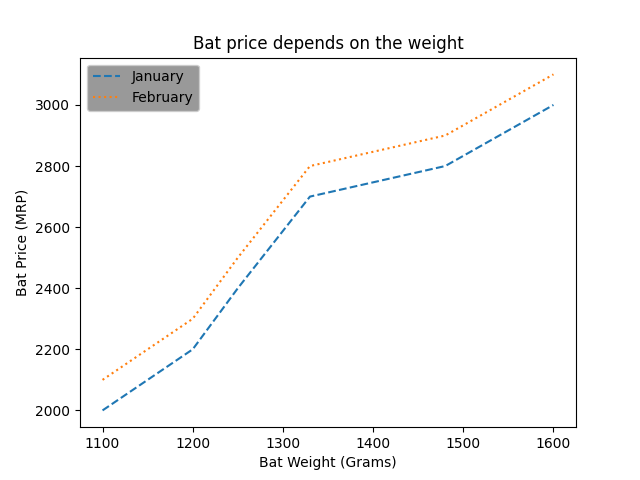

Write the Python code that produced this figure.
import matplotlib.pyplot as plt
import pandas as pd

data = {
    'cricket_bat': ['SG', 'BDM', 'SS', 'GM', 'Kookaburra', 'Spartan'],
    'mrp_jan': [2000, 2200, 2400, 2700, 2800, 3000],
    'mrp_feb': [2100, 2300, 2500, 2800, 2900, 3100],
    'weight_grams': [1100, 1200, 1250, 1330, 1480, 1600]
}

df = pd.DataFrame(data)

fig = plt.figure()
ax = plt.subplot()
ax.plot(df['weight_grams'], df['mrp_jan'], '--', label='January')
ax.plot(df['weight_grams'], df['mrp_feb'], ':', label='February')
legend = ax.legend()
legend.get_frame().set_facecolor('gray')
plt.xlabel('Bat Weight (Grams)')
plt.ylabel('Bat Price (MRP)')
plt.title('Bat price depends on the weight')
plt.show()
